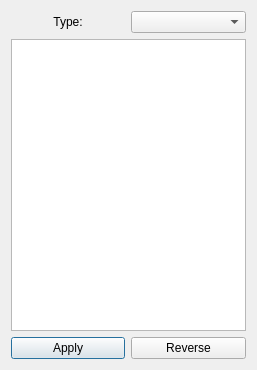
<?xml version="1.0" encoding="UTF-8"?>
<ui version="4.0">
 <class>Dialog</class>
 <widget class="QDialog" name="Dialog">
  <property name="geometry">
   <rect>
    <x>0</x>
    <y>0</y>
    <width>257</width>
    <height>370</height>
   </rect>
  </property>
  <property name="windowTitle">
   <string>Insert valves</string>
  </property>
  <layout class="QGridLayout" name="gridLayout">
   <item row="3" column="0">
    <widget class="QPushButton" name="btn2">
     <property name="text">
      <string>Apply</string>
     </property>
    </widget>
   </item>
   <item row="3" column="1">
    <widget class="QPushButton" name="btn3">
     <property name="text">
      <string>Reverse</string>
     </property>
    </widget>
   </item>
   <item row="1" column="0" colspan="2">
    <widget class="QListWidget" name="sizeList"/>
   </item>
   <item row="0" column="1">
    <widget class="QComboBox" name="ratingCombo"/>
   </item>
   <item row="0" column="0">
    <widget class="QLabel" name="label">
     <property name="text">
      <string>Type:</string>
     </property>
     <property name="alignment">
      <set>Qt::AlignCenter</set>
     </property>
    </widget>
   </item>
  </layout>
 </widget>
 <resources/>
 <connections/>
</ui>
